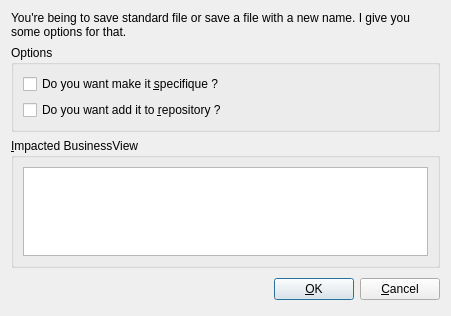
<ui version="4.0" >
 <class>SpecifiqueDialog</class>
 <widget class="QDialog" name="SpecifiqueDialog" >
  <property name="geometry" >
   <rect>
    <x>0</x>
    <y>0</y>
    <width>451</width>
    <height>316</height>
   </rect>
  </property>
  <property name="windowTitle" >
   <string>Saving options</string>
  </property>
  <layout class="QVBoxLayout" >
   <item>
    <widget class="QLabel" name="label" >
     <property name="text" >
      <string>You're being to save standard file or save a file with a new name. I give you some options for that.</string>
     </property>
     <property name="wordWrap" >
      <bool>true</bool>
     </property>
    </widget>
   </item>
   <item>
    <widget class="QGroupBox" name="groupBox" >
     <property name="title" >
      <string>Options</string>
     </property>
     <layout class="QVBoxLayout" >
      <item>
       <widget class="QCheckBox" name="m_specifiqueCheckBox" >
        <property name="text" >
         <string>Do you want make it &amp;specifique ?</string>
        </property>
       </widget>
      </item>
      <item>
       <widget class="QCheckBox" name="m_repositoryCheckBox" >
        <property name="text" >
         <string>Do you want add it to &amp;repository ?</string>
        </property>
       </widget>
      </item>
     </layout>
    </widget>
   </item>
   <item>
    <widget class="QGroupBox" name="groupBox_2" >
     <property name="title" >
      <string>&amp;Impacted BusinessView</string>
     </property>
     <layout class="QGridLayout" >
      <item row="0" column="0" >
       <widget class="QListWidget" name="m_impactedListWidget" />
      </item>
     </layout>
    </widget>
   </item>
   <item>
    <layout class="QHBoxLayout" >
     <property name="spacing" >
      <number>6</number>
     </property>
     <property name="leftMargin" >
      <number>0</number>
     </property>
     <property name="topMargin" >
      <number>0</number>
     </property>
     <property name="rightMargin" >
      <number>0</number>
     </property>
     <property name="bottomMargin" >
      <number>0</number>
     </property>
     <item>
      <spacer>
       <property name="orientation" >
        <enum>Qt::Horizontal</enum>
       </property>
       <property name="sizeHint" >
        <size>
         <width>131</width>
         <height>31</height>
        </size>
       </property>
      </spacer>
     </item>
     <item>
      <widget class="QPushButton" name="okButton" >
       <property name="text" >
        <string>&amp;OK</string>
       </property>
       <property name="icon" >
        <iconset resource="../application.qrc" >:/images/button_ok.png</iconset>
       </property>
      </widget>
     </item>
     <item>
      <widget class="QPushButton" name="cancelButton" >
       <property name="text" >
        <string>&amp;Cancel</string>
       </property>
       <property name="icon" >
        <iconset resource="../application.qrc" >:/images/button_cancel.png</iconset>
       </property>
      </widget>
     </item>
    </layout>
   </item>
  </layout>
 </widget>
 <resources>
  <include location="../application.qrc" />
 </resources>
 <connections>
  <connection>
   <sender>okButton</sender>
   <signal>clicked()</signal>
   <receiver>SpecifiqueDialog</receiver>
   <slot>accept()</slot>
   <hints>
    <hint type="sourcelabel" >
     <x>359</x>
     <y>303</y>
    </hint>
    <hint type="destinationlabel" >
     <x>96</x>
     <y>254</y>
    </hint>
   </hints>
  </connection>
  <connection>
   <sender>cancelButton</sender>
   <signal>clicked()</signal>
   <receiver>SpecifiqueDialog</receiver>
   <slot>reject()</slot>
   <hints>
    <hint type="sourcelabel" >
     <x>440</x>
     <y>303</y>
    </hint>
    <hint type="destinationlabel" >
     <x>179</x>
     <y>282</y>
    </hint>
   </hints>
  </connection>
  <connection>
   <sender>m_specifiqueCheckBox</sender>
   <signal>toggled(bool)</signal>
   <receiver>m_repositoryCheckBox</receiver>
   <slot>setEnabled(bool)</slot>
   <hints>
    <hint type="sourcelabel" >
     <x>124</x>
     <y>88</y>
    </hint>
    <hint type="destinationlabel" >
     <x>126</x>
     <y>105</y>
    </hint>
   </hints>
  </connection>
  <connection>
   <sender>m_specifiqueCheckBox</sender>
   <signal>toggled(bool)</signal>
   <receiver>groupBox_2</receiver>
   <slot>setEnabled(bool)</slot>
   <hints>
    <hint type="sourcelabel" >
     <x>196</x>
     <y>92</y>
    </hint>
    <hint type="destinationlabel" >
     <x>207</x>
     <y>160</y>
    </hint>
   </hints>
  </connection>
 </connections>
</ui>
